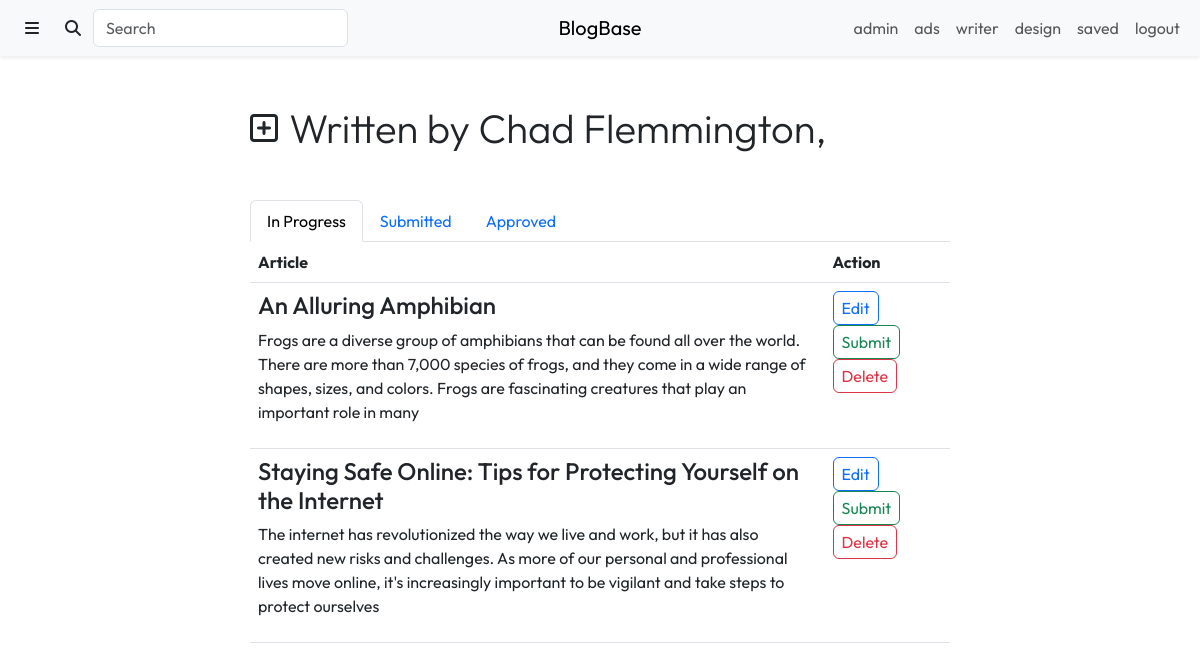
Before: /content/writer.php (signed in) with the older database file.
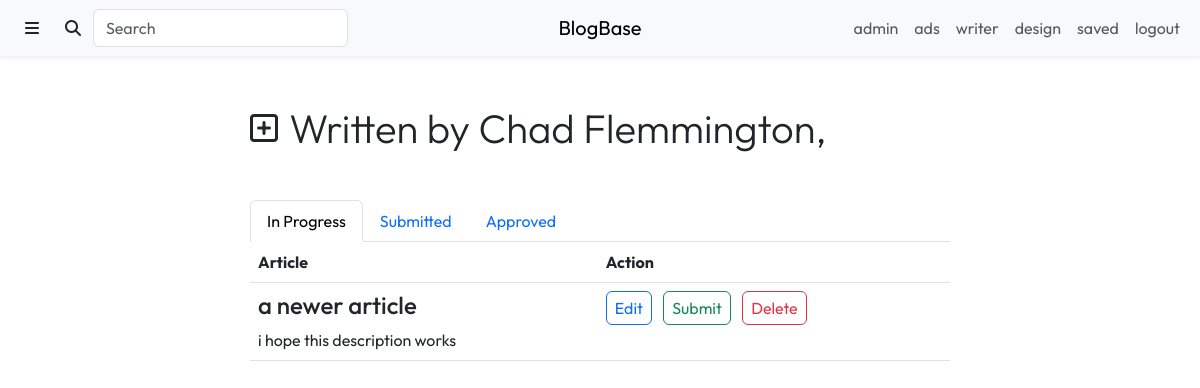
After: the same page with the newer database file.
### tables this page shows
CREATE TABLE `Articles` (
  `article_id` int(11) NOT NULL,
  `author_id` int(11) NOT NULL,
  `title` varchar(225) NOT NULL,
  `description` tinytext DEFAULT NULL,
  `lead_image` varchar(255) DEFAULT NULL,
  `content` longblob DEFAULT NULL,
  `submitted` tinyint(1) NOT NULL DEFAULT 0,
  `submit_date` date NOT NULL DEFAULT current_timestamp(),
  `approved` tinyint(1) NOT NULL DEFAULT 0,
  `click_number` int(11) NOT NULL DEFAULT 0
);

### include/user_info.inc.php (called while the page is built, shortened)
<?php
if (isset($_SESSION['username'])) {
    $user_query = "SELECT *
                   FROM Users
                   WHERE username = '" . $_SESSION['username'] . "';";
    $user_result = mysqli_query($con, $user_query);
    $user_info = $user_result->fetch_assoc();
}
?>

### content/writer.php (the view, shortened to what the changed rows need)
<?php
require_once "../include/connect.inc.php";
include_once "../include/user_info.inc.php";
if ($user_info['writer'] == false) {
    echo "You don't have access";
} else {
    $user_id = $user_info['user_id'];
}
?>
<!DOCTYPE html>
<html>
    <head>
        <link rel="stylesheet" href="https://cdn.jsdelivr.net/npm/bootstrap@5.3.0-alpha1/dist/css/bootstrap.min.css">
        <link rel="stylesheet" href="https://cdnjs.cloudflare.com/ajax/libs/font-awesome/6.2.1/css/all.min.css">
        <link rel="stylesheet" href="./css/styles.css">
    </head>
    <body>
        <div class="col-10 col-lg-7 mt-3 mx-auto">
            <div class="tab-content" id="writer-article-content">
                <div class="tab-pane fade show active" id="in-progress-tab-pane" role="tabpanel" aria-labelledby="in-progress-tab" tabindex="0">
                    <?php
                    $in_progress_query = "SELECT article_id, title, description
                                          FROM Articles
                                          WHERE approved = 0 AND submitted = 0 AND author_id = $user_id";
                    $in_progress_results = mysqli_query($con, $in_progress_query);
                    $in_progress_articles = $in_progress_results->fetch_all(MYSQLI_BOTH);
                    ?>
                    <table class="table text-start">
                        <thead>
                            <th scope="col">Article</th>
                            <th scope="col">Action</th>
                        </thead>
                        <tbody>
                            <?php for ($i = 0; $i < $in_progress_results->num_rows; $i++) { ?>
                                <tr>
                                    <td>
                                        <h4>
                                            <a class="text-reset text-decoration-none" href="./article.php?id=<?php echo $in_progress_articles[$i]['article_id']; ?>">
                                                <?php echo $in_progress_articles[$i]['title'] ?>
                                            </a>
                                        </h4>
                                        <?php echo $in_progress_articles[$i]['description'] ?>
                                    </td>
                                    <td>
                                        <ul class="list-inline">
                                            <li class="list-inline-item align-middle">
                                                <a class="btn btn-outline-primary px-2 py-1" type="button" href="./create.php?id=<?php echo $in_progress_articles[$i]['article_id']; ?>">Edit</a>
                                            </li>
                                            <li class="list-inline-item align-middle">
                                                <a class="btn btn-outline-success px-2 py-1" type="button" href="../include/create_article.inc.php?submit_article=<?php echo $in_progress_articles[$i]['article_id']; ?>">Submit</a>
                                            </li>
                                            <li class="list-inline-item align-middle">
                                                <a class="btn btn-outline-danger px-2 py-1" type="button" href="../include/delete_article.inc.php?id=<?php echo $in_progress_articles[$i]['article_id']; ?>">Delete</a>
                                            </li>
                                        </ul>
                                    </td>
                                </tr>
                            <?php } ?>
                        </tbody>
                    </table>
                </div>
            </div>
        </div>
    </body>
</html>

Changed rows visible on the page:
no longer on this page (row edited): articles: title "An Alluring Amphibian", description "Frogs are a diverse group of amphibians that can be found all over the world. There are more than 7,000 species of frogs, and they come in a wide range of shapes, sizes, and colors. Frogs are fascinating creatures that play an important role in many"
no longer on this page (row edited): articles: title "Staying Safe Online: Tips for Protecting Yourself on the Internet", description "The internet has revolutionized the way we live and work, but it has also created new risks and challenges. As more of our personal and professional lives move online, it's increasingly important to be vigilant and take steps to protect ourselves"
added articles: title "a newer article", description "i hope this description works"
